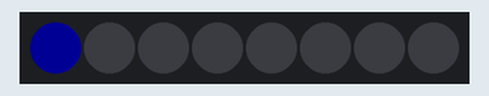
This sketch was run on a simulated Arduino Uno, built with avr-gcc and run on an emulated ATmega328P. Shown: 8 RGB LEDs in strip order, left to right. Dim RGB values are drawn brighter than linear.

Above: at 0.1 s.
At 0.6 s:
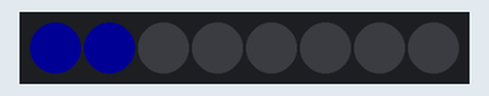
At 1.1 s:
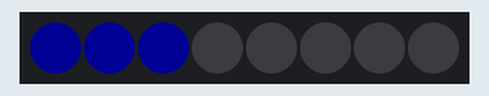
At 1.6 s:
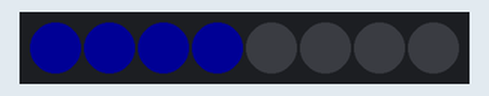
At 2.6 s:
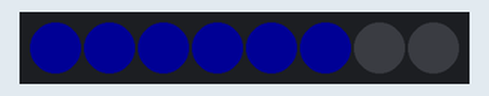
At 3.6 s:
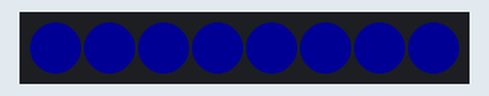
Timing chart, 0 to 40.0 s (numbered marks = the images above):
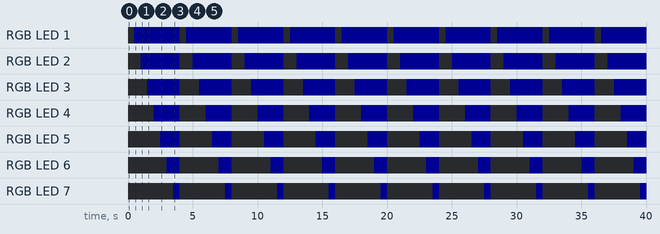

The sketch:

Programa_Tira_Led.ino
```cpp
#include <Adafruit_NeoPixel.h>    // importa libreria

// Primer parametro = cantidad de pixeles en la tira
// Segundo parametro = pin de conexion a Arduino
// Tercer parametro:
//   NEO_KHZ800  800 KHz velocidad de datos (WS2812 y nuevos)
//   NEO_KHZ400  400 KHz velocidad de datos (WS2811 y mas antiguos)
//   NEO_GRB     flujo de datos en orden GRB (WS2812 y nuevos)
//   NEO_RGB     flujo de datos en orden RGB (versiones mas antiguas)

Adafruit_NeoPixel tira = Adafruit_NeoPixel(8, 2, NEO_GRB + NEO_KHZ800); // creacion de objeto "tira"
// con una cantidad de 8 pixeles, sobre pin 2 de Arduino y configurado para WS2812

void setup() {
  tira.begin();       // inicializacion de la tira
  tira.show();        // muestra datos en pixel
}

void loop() {
  tira.setBrightness(20);               // brillo global para toda la tira
  for (int i = 0; i < 8; i++) {         // bucle para recorrer posiciones 0 a 7
    tira.setPixelColor(i, 0, 0, 255);   // cada pixel en color azul > Parámetros de la función > (posicion,R,G,B)
    tira.show();                        // muestra datos en pixel
    delay(500);                         // breve demora de medio segundo
  }
  tira.clear();                         // restablece todos los pixeles en apagado
}
```

Measured:
- by itself, RGB LED 1: alternates RGB(0, 0, 20) for 3.5 s and off for 0.50 s
- by itself, RGB LED 2: alternates RGB(0, 0, 20) for 3.0 s and off for 1.0 s
- by itself, RGB LED 3: alternates RGB(0, 0, 20) for 2.5 s and off for 1.5 s
- by itself, RGB LED 4: alternates RGB(0, 0, 20) for 2.0 s and off for 2.0 s
- by itself, RGB LED 5: alternates RGB(0, 0, 20) for 1.5 s and off for 2.5 s
- by itself, RGB LED 6: alternates RGB(0, 0, 20) for 1.0 s and off for 3.0 s
- by itself, RGB LED 7: alternates RGB(0, 0, 20) for 0.50 s and off for 3.5 s
